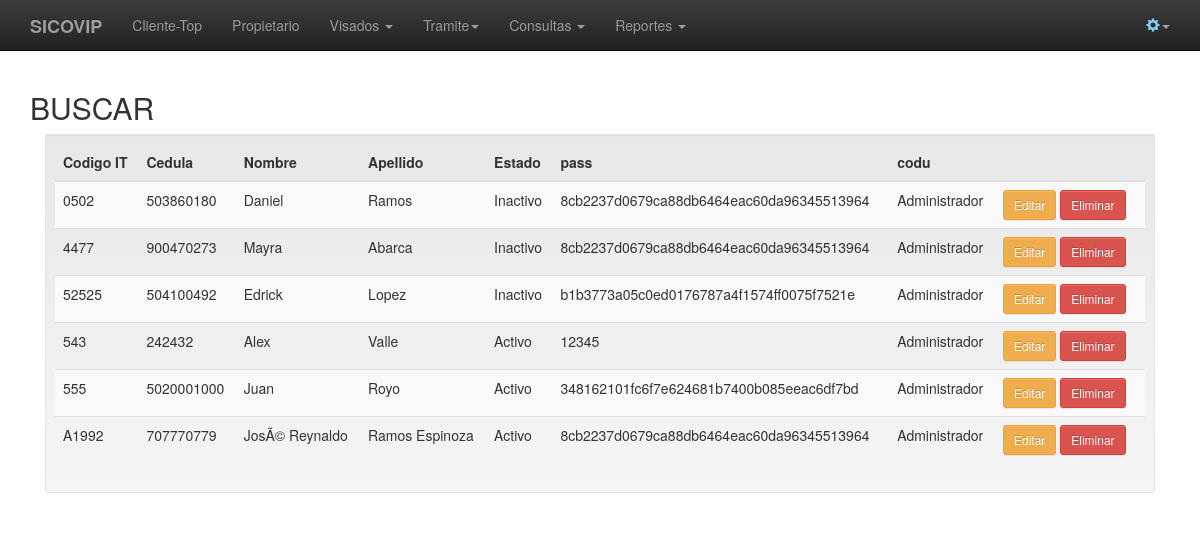
The page /buscart.php on the database as committed earlier.
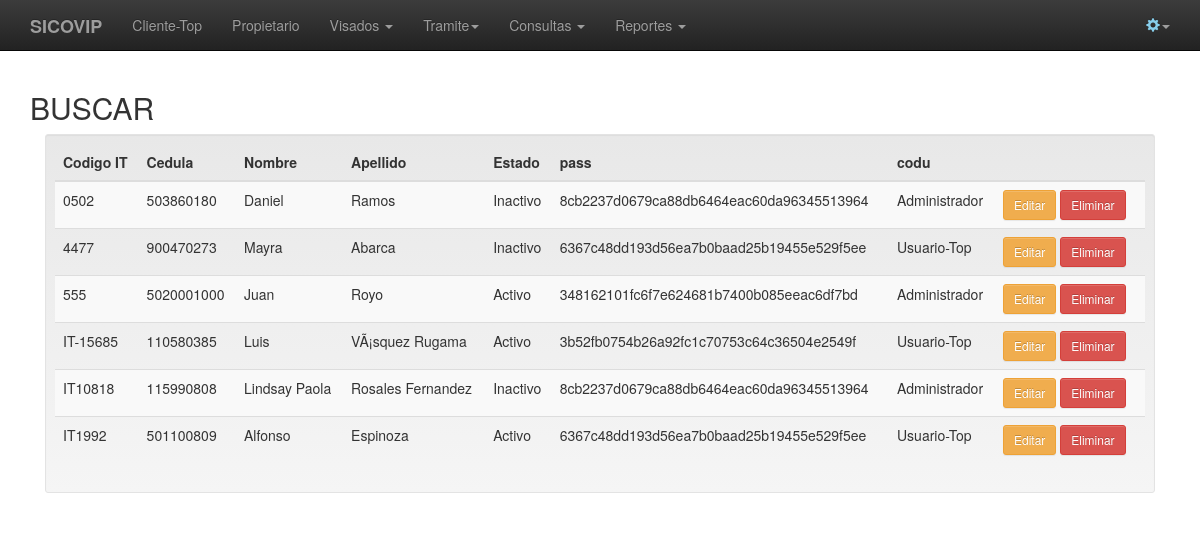
The same page on the database as committed later.
### tables this page shows
CREATE TABLE `sv07tpgfo` (
  `sv07cdtp` varchar(15) NOT NULL COMMENT 'tabla de topografo \n\ncodigo de ingeniero topografo\ncedula topografo \nnombre topo\napellidos topo\nestdo de cuenta de topo\ncontra codigo de tipo de usuario',
  `sv07cedt` varchar(15) NOT NULL,
  `sv07nomt` varchar(200) NOT NULL,
  `sv07apdt` varchar(200) NOT NULL,
  `sv07estd` varchar(100) NOT NULL,
  `sv07pass` varchar(250) NOT NULL,
  `sv07emt` varchar(50) NOT NULL,
  `sv05codu` int(11) NOT NULL,
  PRIMARY KEY (`sv07cdtp`,`sv05codu`),
  KEY `fk_SV07TPGFO_SV05TIPUSU1_idx` (`sv05codu`),
  CONSTRAINT `fk_SV07TPGFO_SV05TIPUSU1` FOREIGN KEY (`sv05codu`) REFERENCES `sv05tipusu` (`sv05codu`) ON DELETE NO ACTION ON UPDATE NO ACTION
);

### php/busquedat.php (the view, shortened to what this page needs)
<?php
include "conexion.php";
$sql1= "select * from sv07tpgfo
       where sv07cdtp like '%$_GET[s]%' or
             sv07cedt like '%$_GET[s]%' ";
$query = $con->query($sql1);
?>
<?php if($query->num_rows>0):?>
<div class="container-fluid">
		<div class="well well-sm text-lefh">
 <div class="content-loader">
<table cellspacing="0" width="60%" id="example" class="table table-striped table-hover table-responsive">
<thead>
    <th>Codigo IT</th>
    <th>Cedula</th>
	<th>Nombre</th>
	<th>Apellido</th>
	<th>Estado</th>
	<th>pass</th>
	<th>codu</th>
	<th></th>
</thead>
<?php while ($r=$query->fetch_array()):?>
<tr>
	<td><?php echo $r["sv07cdtp"]; ?></td>
	<td><?php echo $r["sv07cedt"]; ?></td>
	<td><?php echo $r["sv07nomt"]; ?></td>
	<td><?php echo $r["sv07apdt"]; ?></td>
	<td><?php echo $r["sv07estd"]== 1 ? 'Activo' : 'Inactivo';  ?></td>
	<td><?php echo $r["sv07pass"]; ?></td>
	<td><?php echo $r["sv05codu"] == 1 ? 'Administrador' : 'Usuario-Top'; ?></td>
	<td style="width:150px;">
		<a href="./editart.php?sv07cdtp=<?php echo $r["sv07cdtp"];?>" class="btn btn-sm btn-warning">Editar</a>
		<a href="#" id="del-<?php echo $r["sv07cdtp"];?>" class="btn btn-sm btn-danger">Eliminar</a>
	</td>
</tr>
<?php endwhile;?>
</table>
</div>
</div>
</div>
<?php else:?>
	<p class="alert alert-warning">No hay resultados</p>
<?php endif;mysqli_close($con);?>

Rows that differ between the two databases and show on the page:
removed sv07tpgfo: sv07cdtp "4477", sv07cedt "900470273", sv07nomt "Mayra", sv07apdt "Abarca", sv07estd "Inactivo", sv07pass "8cb2237d0679ca88db6464eac60da96345513964", shows "Administrador"
removed sv07tpgfo: sv07cdtp "52525", sv07cedt "504100492", sv07nomt "Edrick", sv07apdt "Lopez", sv07estd "Inactivo", sv07pass "b1b3773a05c0ed0176787a4f1574ff0075f7521e", shows "Administrador"
removed sv07tpgfo: sv07cdtp "543", sv07cedt "242432", sv07nomt "Alex", sv07apdt "Valle", sv07estd "Activo", sv07pass "12345", shows "Administrador"
removed sv07tpgfo: sv07cdtp "A1992", sv07cedt "707770779", sv07nomt "JosÃ© Reynaldo", sv07apdt "Ramos Espinoza", sv07estd "Activo", sv07pass "8cb2237d0679ca88db6464eac60da96345513964", shows "Administrador"
added sv07tpgfo: sv07cdtp "4477", sv07cedt "900470273", sv07nomt "Mayra", sv07apdt "Abarca", sv07estd "Inactivo", sv07pass "6367c48dd193d56ea7b0baad25b19455e529f5ee", shows "Usuario-Top"
added sv07tpgfo: sv07cdtp "IT-15685", sv07cedt "110580385", sv07nomt "Luis", sv07apdt "VÃ¡squez Rugama", sv07estd "Activo", sv07pass "3b52fb0754b26a92fc1c70753c64c36504e2549f", shows "Usuario-Top"
added sv07tpgfo: sv07cdtp "IT10818", sv07cedt "115990808", sv07nomt "Lindsay Paola", sv07apdt "Rosales Fernandez", sv07estd "Inactivo", sv07pass "8cb2237d0679ca88db6464eac60da96345513964", shows "Administrador"
added sv07tpgfo: sv07cdtp "IT1992", sv07cedt "501100809", sv07nomt "Alfonso", sv07apdt "Espinoza", sv07estd "Activo", sv07pass "6367c48dd193d56ea7b0baad25b19455e529f5ee", shows "Usuario-Top"
